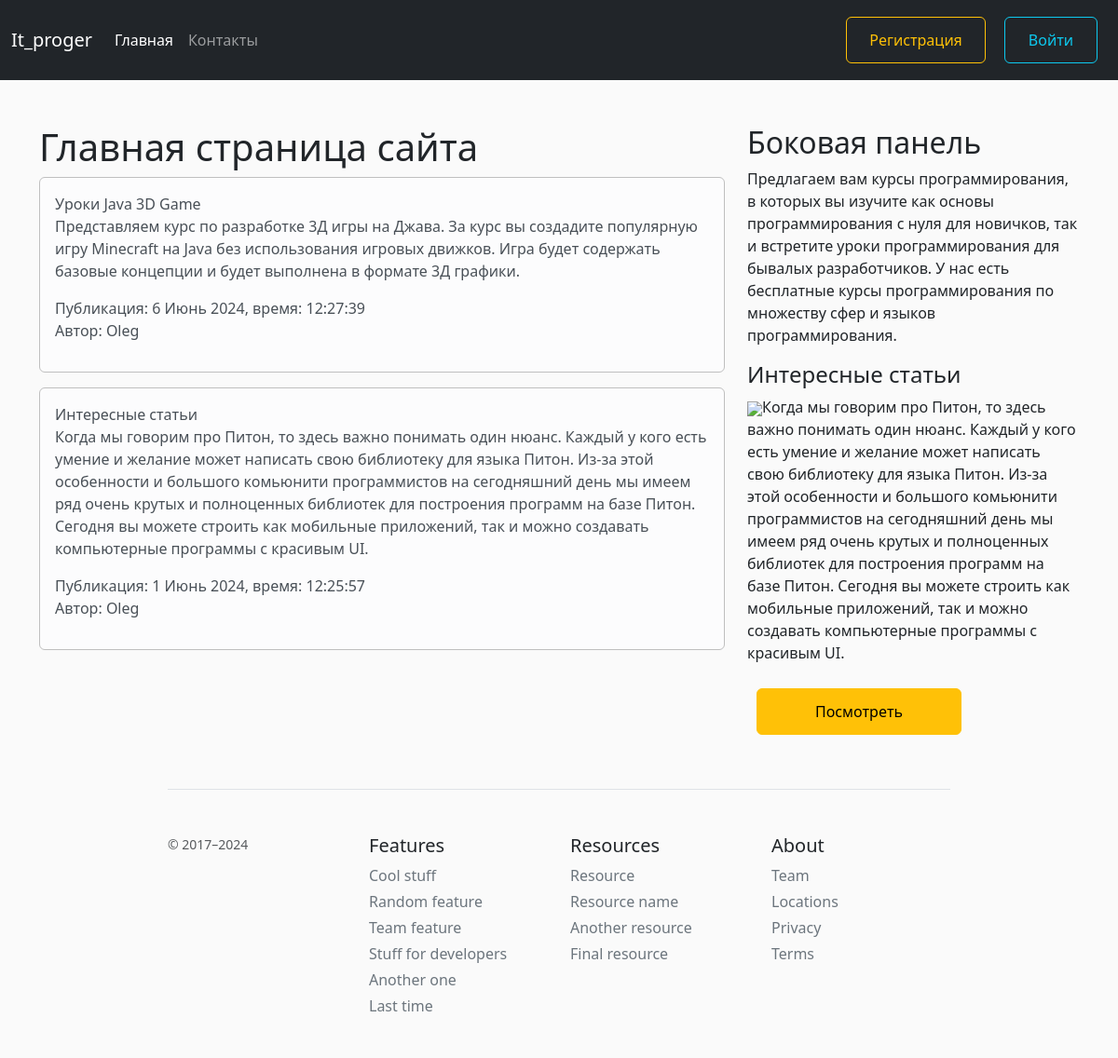
/, run on an earlier commit of the app's database.
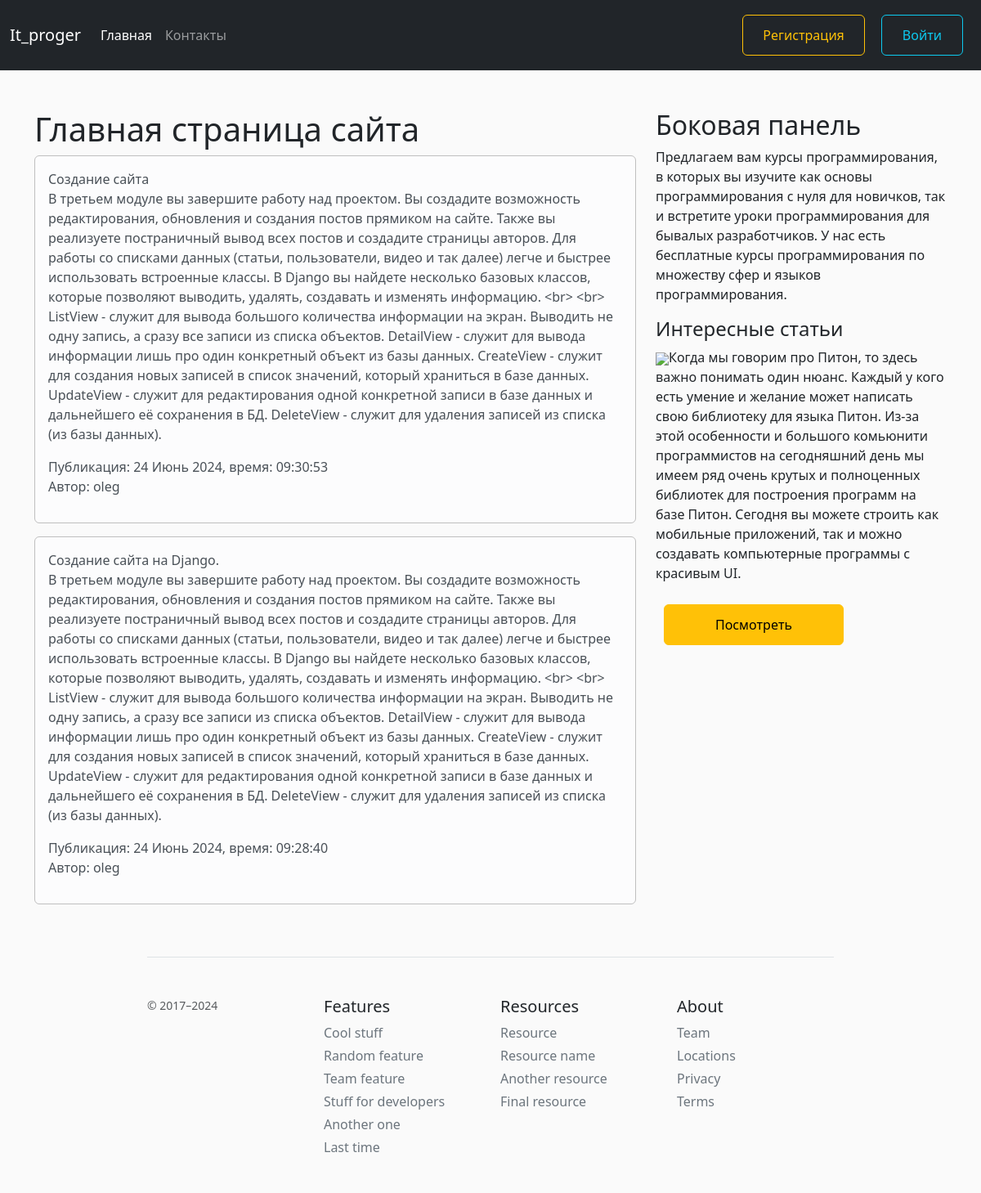
And on a later commit of the database.
### blog/models.py (models this page shows, shortened)
class News(models.Model):
    title = models.CharField('Название статьи', max_length=100, unique=True)
    text = models.TextField('Основной текст статьи')
    date = models.DateTimeField('Дата', default=timezone.now)
    avtor = models.ForeignKey(User, verbose_name = 'Автор', on_delete=models.CASCADE)
    views = models.IntegerField('Просмотры', default=1)
    class Meta:
        verbose_name = 'Новость'
        verbose_name_plural = 'Новости'

### blog/views.py (the view)
# urls.py: path('', views.ShowNewsView.as_view(), name='home'),
class ShowNewsView(ListView):
    model = News
    template_name = 'blog/home.html'
    context_object_name = 'news'
    ordering = ['-date']
    paginate_by = 2
    def get_context_data(self, **kwargs):
        ctx = super(ShowNewsView, self).get_context_data(**kwargs)
        ctx['title'] = 'Главная страница сайта'
        return ctx

### blog/templates/blog/home.html (shortened to what this page needs)
{% extends 'blog/base.html' %}
{% block content %}
<h1>{{title}}</h1>
    {% for post in news %}
        <div class="alert alert-light"
            <h1>{{post.title}}</h1>
            <p>{{ post.text }}</p>
            <span class="text-multed">Публикация: {{post.date|date:"j F Y, время: H:i:s"}}</span>
            {% if post.avtor %}
                <p>Автор: {{ post.avtor }}</p>
            {% else %}
                <p><b>Автор: </b><mark>Админ</mark></p>
            {% endif %}
        </div>
    {% endfor %}
{% endblock %}
{% block aside_block %}
<h4 class="mt-2">Интересные статьи</h4>
<img src="https://itproger.com/img/courses/x1699009370.jpg.pagespeed.ic.5VqA4q768o.webp"
<p>Когда мы говорим про Питон, то здесь важно понимать один нюанс. Каждый у кого есть умение и желание может написать свою библиотеку для языка Питон. Из-за этой особенности и большого комьюнити программистов на сегодняшний день мы имеем ряд очень крутых и полноценных библиотек для построения программ на базе Питон. Сегодня вы можете строить как мобильные приложений, так и можно создавать компьютерные программы с красивым UI.</p>
<a href="https://itproger.com/course/python-gui">
  <button class="btn btn-warning">Посмотреть</button>
</a>
{% endblock %}

### blog/templates/blog/base.html (shortened to what this page needs)
{% load static %}
<!DOCTYPE html>
<html lang="ru">
<head>
    <link rel="stylesheet" href="https://cdn.jsdelivr.net/npm/bootstrap@5.3.2/dist/css/bootstrap.min.css">
    <link rel="stylesheet" href="{% static 'blog/main.css' %}">
</head>
<body>
    <nav class="navbar navbar-expand-md navbar-dark bg-dark" aria-label="Fourth navbar example">
        <div class="container-fluid">
          <a class="navbar-brand" href="#">It_proger</a>
          <div class="collapse navbar-collapse" id="navbarsExample04">
            <ul class="navbar-nav me-auto mb-2 mb-md-0">
              <li class="nav-item">
                <a class="nav-link active" aria-current="page" href="{% url 'home' %}">Главная</a>
              </li>
              <li class="nav-item">
                <a class="nav-link" href="{% url 'contacts' %}">Контакты</a>
              </li>
            </ul>
            {% if not user.is_authenticated %}
            <a href="{% url 'reg' %}">
              <button class="btn btn-outline-warning" style="width: 150px">Регистрация</button>
            </a>
            <a href="{% url 'user' %}" class="ml-2">
              <button class="btn btn-outline-info" style="width: 100px">Войти</button>
            </a>
        {% endif %}
          </div>
        </div>
    </nav>
    <div class="container mt-5">
      <div class="row">
        <div class="col-md-8">
          {% block content %}
          {% endblock %}
        </div>
        <aside class="col-md-4">
            <h2> Боковая панель</h2>
            <p>Предлагаем вам курсы программирования, в которых вы изучите как основы программирования с нуля для новичков, так и встретите уроки программирования для бывалых разработчиков. У нас есть бесплатные курсы программирования по множеству сфер и языков программирования.</p>
            {% block aside_block %}
            {% endblock %}
        </aside>
      </div>
    </div>
    <footer class="pt-4 my-md-5 pt-md-5 border-top">
      <div class="row">
        <div class="col-12 col-md">
          <small class="d-block mb-3 text-body-secondary">© 2017–2024</small>
        </div>
        <div class="col-6 col-md">
          <h5>Features</h5>
          <ul class="list-unstyled text-small">
            <li class="mb-1"><a class="link-secondary text-decoration-none" href="#">Cool stuff</a></li>
            <li class="mb-1"><a class="link-secondary text-decoration-none" href="#">Random feature</a></li>
            <li class="mb-1"><a class="link-secondary text-decoration-none" href="#">Team feature</a></li>
            <li class="mb-1"><a class="link-secondary text-decoration-none" href="#">Stuff for developers</a></li>
            <li class="mb-1"><a class="link-secondary text-decoration-none" href="#">Another one</a></li>
            <li class="mb-1"><a class="link-secondary text-decoration-none" href="#">Last time</a></li>
          </ul>
        </div>
        <div class="col-6 col-md">
          <h5>Resources</h5>
          <ul class="list-unstyled text-small">
            <li class="mb-1"><a class="link-secondary text-decoration-none" href="#">Resource</a></li>
            <li class="mb-1"><a class="link-secondary text-decoration-none" href="#">Resource name</a></li>
            <li class="mb-1"><a class="link-secondary text-decoration-none" href="#">Another resource</a></li>
            <li class="mb-1"><a class="link-secondary text-decoration-none" href="#">Final resource</a></li>
          </ul>
        </div>
        <div class="col-6 col-md">
          <h5>About</h5>
          <ul class="list-unstyled text-small">
            <li class="mb-1"><a class="link-secondary text-decoration-none" href="#">Team</a></li>
            <li class="mb-1"><a class="link-secondary text-decoration-none" href="#">Locations</a></li>
            <li class="mb-1"><a class="link-secondary text-decoration-none" href="#">Privacy</a></li>
            <li class="mb-1"><a class="link-secondary text-decoration-none" href="#">Terms</a></li>
          </ul>
        </div>
      </div>
    </footer>
</body>
</html>

### blog/static/blog/main.css (style rules this page uses)
body { background: #fafafa; }
.alert-light { border-color: #bfbfbf; }
footer { width: 70%; margin-left: 15%; }
button { position: relative; margin: 10px; width: 220px; height: 50px; border: 1px solid silver; padding: 5px; border-radius: 7px; padding: 10px 15px; font-size: 20px; background: #f5f3ef; color: #151516; align-items: center; }

What changed in the data, as far as the page shows it:
no longer on this page (row edited): News: title "Уроки Java 3D Game", text "Представляем курс по разработке 3Д игры на Джава. За курс вы создадите популярную игру Minecraft на Java без использования игровых движков. Игра будет содержать базовые концепции и будет выполнена в формате 3Д графики.", date "6 Июнь 2024, время: 12:27:39", avtor "Oleg"
no longer on this page (row edited): News: title "Интересные статьи", text "Когда мы говорим про Питон, то здесь важно понимать один нюанс. Каждый у кого есть умение и желание может написать свою библиотеку для языка Питон. Из-за этой особенности и большого комьюнити программистов на сегодняшний день мы имеем ряд очень крутых и полноценных библиотек для построения программ на базе Питон. Сегодня вы можете строить как мобильные приложений, так и можно создавать компьютерные программы с красивым UI.", date "1 Июнь 2024, время: 12:25:57", avtor "Oleg"
added News: title "Создание сайта", text "В третьем модуле вы завершите работу над проектом. Вы создадите возможность редактирования, обновления и создания постов прямиком на сайте. Также вы реализуете постраничный вывод всех постов и создадите страницы авторов. Для работы со списками данных (статьи, пользователи, видео и так далее) легче и быстрее использовать встроенные классы. В Django вы найдете несколько базовых классов, которые позволяют выводить, удалять, создавать и изменять информацию. <br> <br> ListView - служит для вывода большого количества информации на экран. Выводить не одну запись, а сразу все записи из списка объектов. DetailView - служит для вывода информации лишь про один конкретный объект из базы данных.…", date "24 Июнь 2024, время: 09:30:53", avtor "oleg"
added News: title "Создание сайта на Django.", text "В третьем модуле вы завершите работу над проектом. Вы создадите возможность редактирования, обновления и создания постов прямиком на сайте. Также вы реализуете постраничный вывод всех постов и создадите страницы авторов. Для работы со списками данных (статьи, пользователи, видео и так далее) легче и быстрее использовать встроенные классы. В Django вы найдете несколько базовых классов, которые позволяют выводить, удалять, создавать и изменять информацию. <br> <br> ListView - служит для вывода большого количества информации на экран. Выводить не одну запись, а сразу все записи из списка объектов. DetailView - служит для вывода информации лишь про один конкретный объект из базы данных.…", date "24 Июнь 2024, время: 09:28:40", avtor "oleg"
